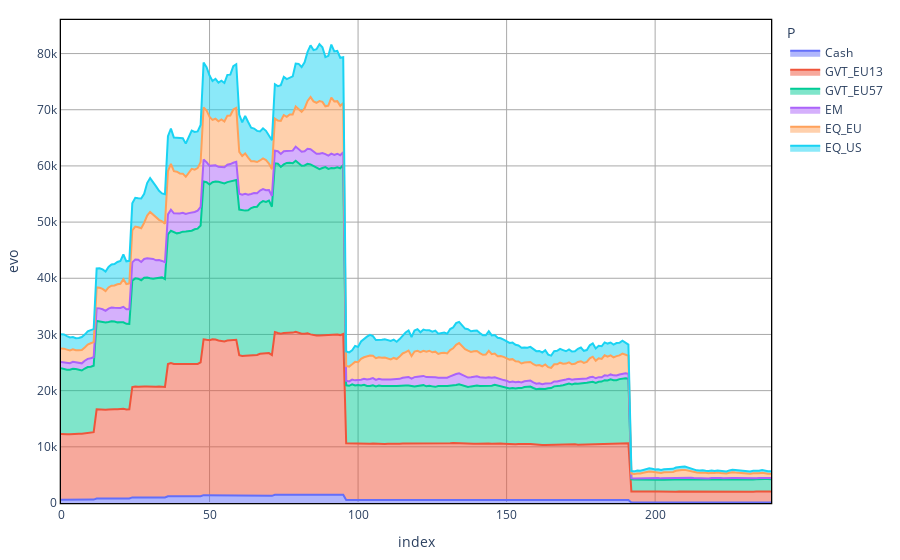
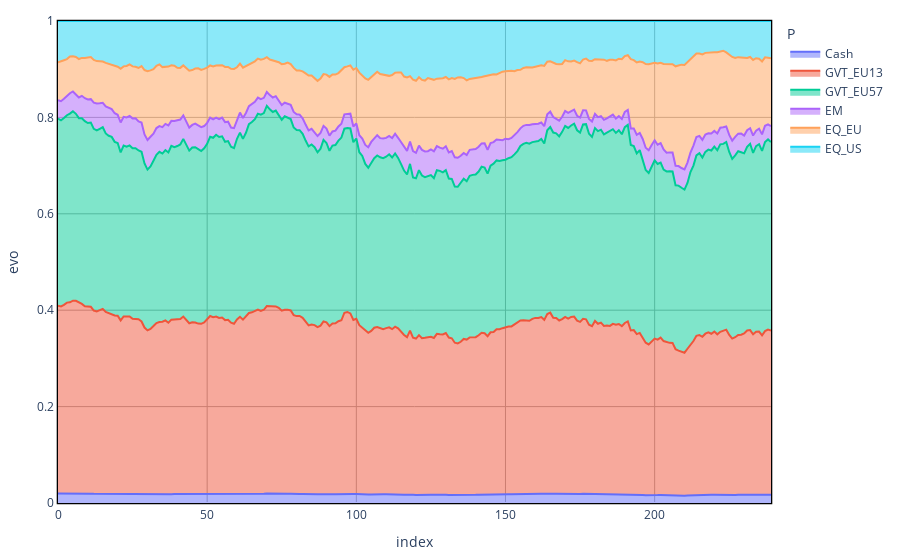

The cell these charts' notebook holds for them, in order:
### Code cell
n_scen = 5
#print([solution[l][n_scen].varValue for l in Lt])
Q_nscen = np.zeros(shape = (len(P),len(L)))
Val_tl = {}
i = -1
At = sorted(list(problem.assets.period.values()))
label_period = [[k, v] for k,v in problem.assets.period.items()]
label_value = [[k, v] for k,v in problem.assets.value.items()]
period_value_df = pd.DataFrame(label_period, columns = ["Label", "Period"]).merge(pd.DataFrame(label_value, columns = ["Label", "Value"]))

for p in P:
    i = i+1
    Val_tl[p] = np.zeros(shape = (len(T), len(L)))
    for l in np.arange(len(L)):
        for t in np.arange(len(T)):
            if t < problem.liabilities.period[L[l]]:
                new_asset_label = period_value_df.loc[period_value_df.Period == t , "Label" ].values
                new_asset = [sol.asset_part[a][L[l]][p] for a in new_asset_label]
                if t==0:
                    Val_tl[p][t,l] = sum(new_asset)*np.exp(Scenario[p][n_scen][t])
                else:
                    Val_tl[p][t,l] = (Val_tl[p][t-1,l] + sum(new_asset))*np.exp(Scenario[p][n_scen][t])

            elif t == problem.liabilities.period[L[l]]:
                Q_nscen[i,l] = Val_tl[p][t-1,l]
    
Val_end_t = {}
for p in P:
    Val_end_t[p] = np.zeros(shape = (len(T)))
    for t in np.arange(len(T)):
        new_asset_label = period_value_df.loc[period_value_df.Period == t , "Label" ].values
        new_asset = [sol.asset_end_part[a][p] for a in new_asset_label]
        if t==0:
            Val_end_t[p][t] = sum(new_asset)*np.exp(Scenario[p][n_scen][t])
        else:
            Val_end_t[p][t] = (Val_end_t[p][t-1] + sum(new_asset))*np.exp(Scenario[p][n_scen][t])


Val_t = {}
for p in P:
    Val_t[p] = np.sum(Val_tl[p], axis = 1) + Val_end_t[p] 

AssetAllocationNominal = pd.DataFrame(Val_t)
AssetAllocationNominal[AssetAllocationNominal<0] = 0
AAN_perc = AssetAllocationNominal.divide(AssetAllocationNominal.sum(axis=1), axis=0)

AssetAllocationNominal = AssetAllocationNominal.reset_index()
AssetAllocationNominal = AssetAllocationNominal.melt(id_vars=['index'], var_name='P', value_name='evo')
plt = px.area(AssetAllocationNominal, x="index", y = "evo", color = "P" )
plt = standardized_chart(plt)
plt.show()

AAN_perc = AAN_perc.reset_index()
AAN_perc = AAN_perc.melt(id_vars=['index'], var_name='P', value_name='evo')
plt = px.area(AAN_perc, x="index", y = "evo", color = "P" )
plt.update_xaxes(range=[AAN_perc["index"].min(), AAN_perc["index"].max()])
plt.update_yaxes(range=[0, 1])
plt = standardized_chart(plt)
plt.show()

### Figure 1 — Plotly figure (JSON) as saved in the notebook; plotly's stock layout.template omitted (floating-point values rounded to 4 significant figures; data arrays with more than 128 entries replaced by an {"elided": "..."} marker saying what was removed)
{"data": [{"hovertemplate": "P=Cash<br>index=%{x}<br>evo=%{y}<extra></extra>", "legendgroup": "Cash", "line": {"color": "#636efa"}, "mode": "lines", "name": "Cash", "orientation": "v", "showlegend": true, "stackgroup": "1", "type": "scatter", "x": {"elided": "240 int values"}, "xaxis": "x", "y": {"elided": "240 float values"}, "yaxis": "y"}, {"hovertemplate": "P=GVT_EU13<br>index=%{x}<br>evo=%{y}<extra></extra>", "legendgroup": "GVT_EU13", "line": {"color": "#EF553B"}, "mode": "lines", "name": "GVT_EU13", "orientation": "v", "showlegend": true, "stackgroup": "1", "type": "scatter", "x": {"elided": "240 int values"}, "xaxis": "x", "y": {"elided": "240 float values"}, "yaxis": "y"}, {"hovertemplate": "P=GVT_EU57<br>index=%{x}<br>evo=%{y}<extra></extra>", "legendgroup": "GVT_EU57", "line": {"color": "#00cc96"}, "mode": "lines", "name": "GVT_EU57", "orientation": "v", "showlegend": true, "stackgroup": "1", "type": "scatter", "x": {"elided": "240 int values"}, "xaxis": "x", "y": {"elided": "240 float values"}, "yaxis": "y"}, {"hovertemplate": "P=EM<br>index=%{x}<br>evo=%{y}<extra></extra>", "legendgroup": "EM", "line": {"color": "#ab63fa"}, "mode": "lines", "name": "EM", "orientation": "v", "showlegend": true, "stackgroup": "1", "type": "scatter", "x": {"elided": "240 int values"}, "xaxis": "x", "y": {"elided": "240 float values"}, "yaxis": "y"}, {"hovertemplate": "P=EQ_EU<br>index=%{x}<br>evo=%{y}<extra></extra>", "legendgroup": "EQ_EU", "line": {"color": "#FFA15A"}, "mode": "lines", "name": "EQ_EU", "orientation": "v", "showlegend": true, "stackgroup": "1", "type": "scatter", "x": {"elided": "240 int values"}, "xaxis": "x", "y": {"elided": "240 float values"}, "yaxis": "y"}, {"hovertemplate": "P=EQ_US<br>index=%{x}<br>evo=%{y}<extra></extra>", "legendgroup": "EQ_US", "line": {"color": "#19d3f3"}, "mode": "lines", "name": "EQ_US", "orientation": "v", "showlegend": true, "stackgroup": "1", "type": "scatter", "x": {"elided": "240 int values"}, "xaxis": "x", "y": {"elided": "240 float values"}, "yaxis": "y"}], "layout": {"legend": {"title": {"text": "P"}, "tracegroupgap": 0}, "margin": {"b": 20, "l": 20, "r": 20, "t": 20}, "paper_bgcolor": "white", "plot_bgcolor": "white", "showlegend": true, "xaxis": {"anchor": "y", "domain": [0, 1], "gridcolor": "darkgray", "gridwidth": 1, "linecolor": "black", "linewidth": 1.3, "mirror": true, "showgrid": true, "showline": true, "title": {"text": "index"}}, "yaxis": {"anchor": "x", "domain": [0, 1], "gridcolor": "darkgray", "gridwidth": 1, "linecolor": "black", "linewidth": 1.3, "mirror": true, "showgrid": true, "showline": true, "title": {"text": "evo"}}}}

### Figure 2 — Plotly figure (JSON) as saved in the notebook; plotly's stock layout.template omitted (floating-point values rounded to 4 significant figures; data arrays with more than 128 entries replaced by an {"elided": "..."} marker saying what was removed)
{"data": [{"hovertemplate": "P=Cash<br>index=%{x}<br>evo=%{y}<extra></extra>", "legendgroup": "Cash", "line": {"color": "#636efa"}, "mode": "lines", "name": "Cash", "orientation": "v", "showlegend": true, "stackgroup": "1", "type": "scatter", "x": {"elided": "240 int values"}, "xaxis": "x", "y": {"elided": "240 float values"}, "yaxis": "y"}, {"hovertemplate": "P=GVT_EU13<br>index=%{x}<br>evo=%{y}<extra></extra>", "legendgroup": "GVT_EU13", "line": {"color": "#EF553B"}, "mode": "lines", "name": "GVT_EU13", "orientation": "v", "showlegend": true, "stackgroup": "1", "type": "scatter", "x": {"elided": "240 int values"}, "xaxis": "x", "y": {"elided": "240 float values"}, "yaxis": "y"}, {"hovertemplate": "P=GVT_EU57<br>index=%{x}<br>evo=%{y}<extra></extra>", "legendgroup": "GVT_EU57", "line": {"color": "#00cc96"}, "mode": "lines", "name": "GVT_EU57", "orientation": "v", "showlegend": true, "stackgroup": "1", "type": "scatter", "x": {"elided": "240 int values"}, "xaxis": "x", "y": {"elided": "240 float values"}, "yaxis": "y"}, {"hovertemplate": "P=EM<br>index=%{x}<br>evo=%{y}<extra></extra>", "legendgroup": "EM", "line": {"color": "#ab63fa"}, "mode": "lines", "name": "EM", "orientation": "v", "showlegend": true, "stackgroup": "1", "type": "scatter", "x": {"elided": "240 int values"}, "xaxis": "x", "y": {"elided": "240 float values"}, "yaxis": "y"}, {"hovertemplate": "P=EQ_EU<br>index=%{x}<br>evo=%{y}<extra></extra>", "legendgroup": "EQ_EU", "line": {"color": "#FFA15A"}, "mode": "lines", "name": "EQ_EU", "orientation": "v", "showlegend": true, "stackgroup": "1", "type": "scatter", "x": {"elided": "240 int values"}, "xaxis": "x", "y": {"elided": "240 float values"}, "yaxis": "y"}, {"hovertemplate": "P=EQ_US<br>index=%{x}<br>evo=%{y}<extra></extra>", "legendgroup": "EQ_US", "line": {"color": "#19d3f3"}, "mode": "lines", "name": "EQ_US", "orientation": "v", "showlegend": true, "stackgroup": "1", "type": "scatter", "x": {"elided": "240 int values"}, "xaxis": "x", "y": {"elided": "240 float values"}, "yaxis": "y"}], "layout": {"legend": {"title": {"text": "P"}, "tracegroupgap": 0}, "margin": {"b": 20, "l": 20, "r": 20, "t": 20}, "paper_bgcolor": "white", "plot_bgcolor": "white", "showlegend": true, "xaxis": {"anchor": "y", "domain": [0, 1], "gridcolor": "darkgray", "gridwidth": 1, "linecolor": "black", "linewidth": 1.3, "mirror": true, "range": [0, 239], "showgrid": true, "showline": true, "title": {"text": "index"}}, "yaxis": {"anchor": "x", "domain": [0, 1], "gridcolor": "darkgray", "gridwidth": 1, "linecolor": "black", "linewidth": 1.3, "mirror": true, "range": [0, 1], "showgrid": true, "showline": true, "title": {"text": "evo"}}}}
